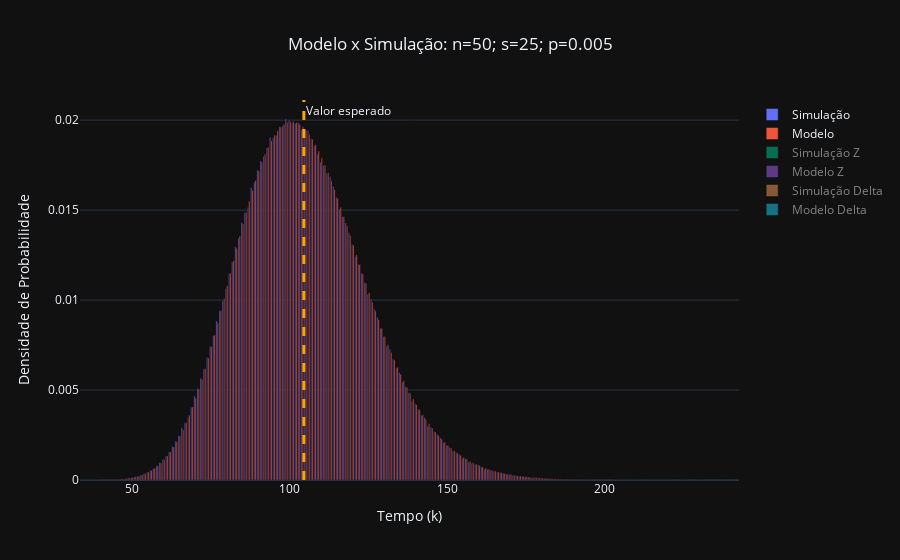
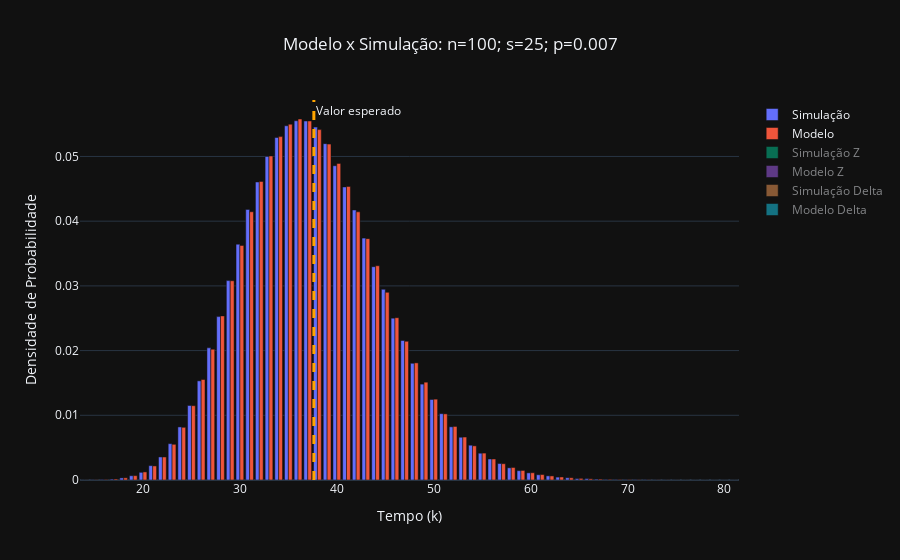
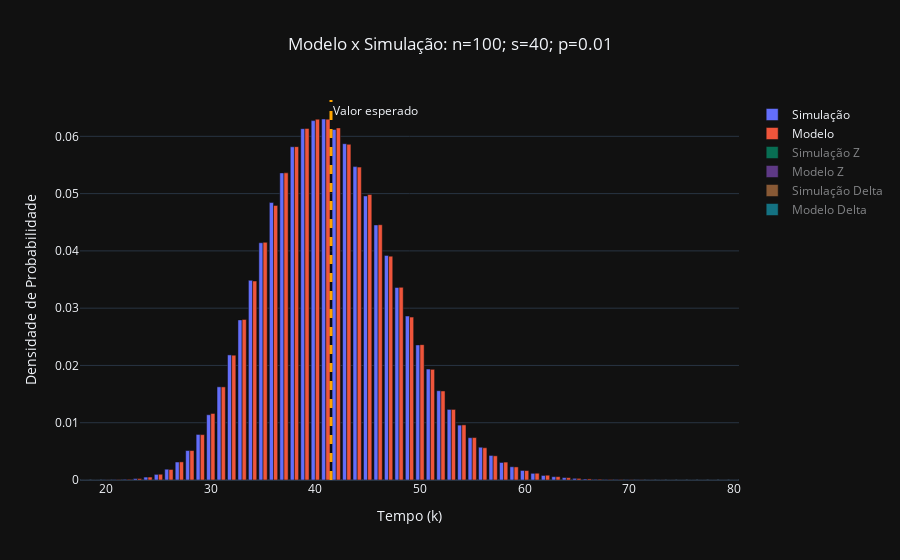

Notebook cell for these charts, in order:
### Code cell
compare_model_and_sim(50, 25, 0.005)
compare_model_and_sim(100, 25, 0.007)
compare_model_and_sim(100, 40, 0.01)
